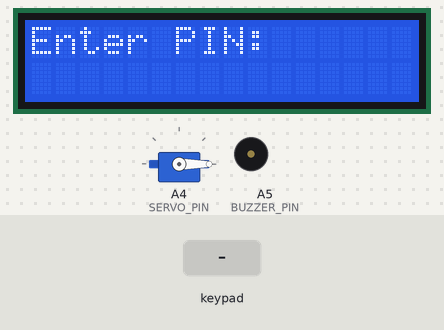
This sketch was run on a simulated Arduino Uno, built with avr-gcc and run on an emulated ATmega328P. Parts: 16×2 character LCD, servo, buzzer (waves = sounding). The inputs (shaded band) are chosen by the test bench. Random numbers use the default seed unless the sketch sets one; EEPROM starts erased.

Above: at 6.2 s.
6.3 s: keypad keys 6 8 9 1 0 # pressed 0.4 s apart
At 8.7 s:
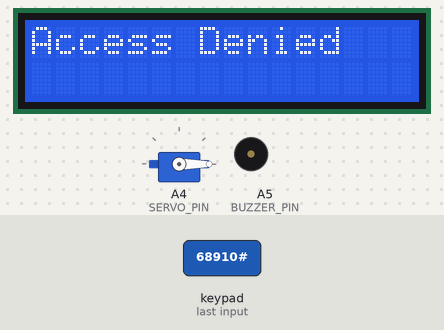
11.4 s: keypad keys 6 8 9 1 0 pressed 0.4 s apart
At 13.9 s:
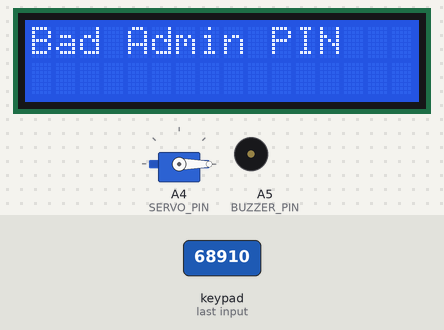
14.9 s: key '1' pressed
At 15.4 s:
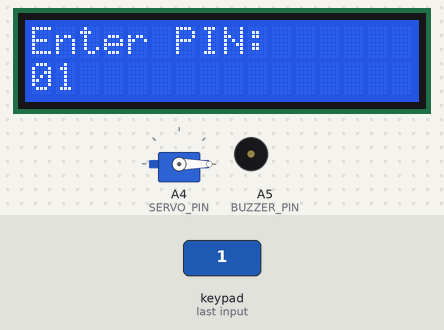
16.5 s: key '2' pressed
At 17.1 s:
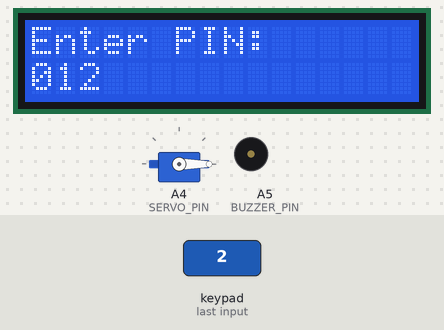
18.0 s: keypad keys 6 8 9 1 0 * pressed 0.4 s apart
At 23.9 s:
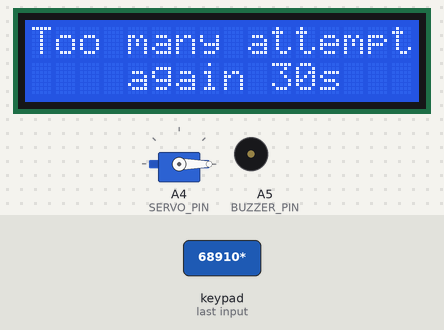
Timing chart, 0 to 25.4 s (numbered marks = the images above; inputs shaded):
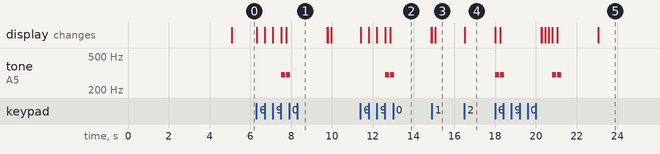

The sketch:

cs2220projectSmartAccessSystem.ino
```cpp
#include <LiquidCrystal.h>
#include <Servo.h>
#include <Keypad.h>
#include <EEPROM.h>

// ─── EEPROM ADDRESSES ─────────────────────────────────────────
#define EEPROM_USER_PIN_ADDR  0   // uses 0 and 1
#define EEPROM_ADMIN_PIN_ADDR 2   // uses 2 and 3

// ─── HARDWARE PINS ────────────────────────────────────────────
LiquidCrystal lcd(12, 11, 5, 4, 3, 2);
Servo        doorServo;
const int    SERVO_PIN  = A4;
const int    BUZZER_PIN = A5;

// ─── KEYPAD SETUP ─────────────────────────────────────────────
const byte ROWS = 4, COLS = 4;
char keys[ROWS][COLS] = {
  {'1','2','3','A'},{'4','5','6','B'},
  {'7','8','9','C'},{'*','0','#','D'}
};
byte rowPins[ROWS] = {6, 8, 9, 10};
byte colPins[COLS] = {A3, A2, A1, A0};
Keypad keypad(makeKeymap(keys), rowPins, colPins, ROWS, COLS);

// ─── ACCESS CONTROL SETTINGS ─────────────────────────────────
int    userPin;                    // numeric
char   userPinStr[5];              // zero-padded ASCII
int    adminPin;                   // numeric
char   adminPinStr[5];             // ASCII
String inputBuffer = "";
int    tries = 0;

const int    MAX_TRIES     = 3;
const unsigned long LOCKOUT_MS    = 30UL*1000;
const unsigned long AUTO_LOCK_MS  = 10UL*1000;

unsigned long lockoutUntil = 0;
unsigned long autoLockTime = 0;

enum Mode { NORMAL, ADMIN_OLD, ADMIN_NEW, ADMIN_CONFIRM };
Mode mode = NORMAL;
char newPinStr[5];

// ─── EEPROM HELPERS ──────────────────────────────────────────
uint16_t readPinFromEEPROM(int addr) {
  uint16_t high = EEPROM.read(addr);
  uint16_t low  = EEPROM.read(addr + 1);
  return (high << 8) | low;
}
void writePinToEEPROM(int addr, uint16_t pin) {
  EEPROM.write(addr,     (pin >> 8) & 0xFF);
  EEPROM.write(addr + 1, pin & 0xFF);
}

// ─── MELODY & ANIMATION ──────────────────────────────────────
int miMelody[]   = {329,329,329,262,329,329,329,262,329,329,329,262,196,329,329,329,262};
int miDur[]      = {200,200,200,600,200,200,200,600,200,200,200,600,600,200,200,200,600};
int marioMelody[]= {659,659,   0,659,   0,523,659,784,   0,392};
int marioDur[]   = {125,125,125,125,125,125,125,125,125,125};
int marchMelody[]= {440,440,440,349,523,440,349,523,440};
int marchDur[]   = {375,125,500,375,125,500,375,125,500};

void playMelody(int *mel, int *dur, int len) {
  for (int i = 0; i < len; i++) {
    if (mel[i] == 0) noTone(BUZZER_PIN);
    else tone(BUZZER_PIN, mel[i], dur[i]);
    delay(dur[i] * 1.2);
  }
  noTone(BUZZER_PIN);
}

void customUnlockAnimation() {
  // cinematic servo sweep + rising whoosh
  for (int pos = 0; pos <= 90; pos += 2) {
    doorServo.write(pos);
    tone(BUZZER_PIN, 200 + pos * 4, 15);
    delay(20);
  }
  delay(200);
  // random theme
  switch (random(3)) {
    case 0: playMelody(miMelody,    miDur,    sizeof(miMelody)/sizeof(int));    break;
    case 1: playMelody(marioMelody, marioDur, sizeof(marioMelody)/sizeof(int)); break;
    case 2: playMelody(marchMelody, marchDur, sizeof(marchMelody)/sizeof(int)); break;
  }
  noTone(BUZZER_PIN);
}

void warningBeep() {
  tone(BUZZER_PIN, 300, 200);
  delay(250);
  tone(BUZZER_PIN, 300, 200);
}

// ─── PIN GENERATION ──────────────────────────────────────────
void generateUserPin() {
  randomSeed(analogRead(A0));
  userPin = random(1000, 10000);
  snprintf(userPinStr, sizeof(userPinStr), "%04d", userPin);
}

// ─── SETUP ───────────────────────────────────────────────────
void setup() {
  lcd.begin(16,2);
  Serial.begin(9600);

  // — Load or initialize Admin PIN —
  uint16_t storedAdmin = readPinFromEEPROM(EEPROM_ADMIN_PIN_ADDR);
  if (storedAdmin >= 1000 && storedAdmin < 10000) {
    adminPin = storedAdmin;
  } else {
    adminPin = 1234;
    writePinToEEPROM(EEPROM_ADMIN_PIN_ADDR, adminPin);
  }
  snprintf(adminPinStr, sizeof(adminPinStr), "%04d", adminPin);

  // — Load or generate User PIN —
  uint16_t storedUser = readPinFromEEPROM(EEPROM_USER_PIN_ADDR);
  if (storedUser >= 1000 && storedUser < 10000) {
    userPin = storedUser;
  } else {
    generateUserPin();
    writePinToEEPROM(EEPROM_USER_PIN_ADDR, userPin);
  }
  snprintf(userPinStr, sizeof(userPinStr), "%04d", userPin);

  // Show User PIN once
  lcd.print("Your PIN is:");
  lcd.setCursor(0,1);
  lcd.print(userPinStr);
  delay(5000);

  // Prompt entry
  lcd.clear();
  lcd.print("Enter PIN:");
  lcd.setCursor(0,1);

  // Init servo + buzzer
  doorServo.attach(SERVO_PIN);
  doorServo.write(0);
  pinMode(BUZZER_PIN, OUTPUT);
}

// ─── MAIN LOOP ───────────────────────────────────────────────
void loop() {
  unsigned long now = millis();

  // Auto-relock
  if (autoLockTime && now >= autoLockTime) {
    doorServo.write(0);
    lcd.clear(); lcd.print("Door Locked");
    delay(2000);
    mode = NORMAL;
    tries = 0;
    autoLockTime = 0;
    lcd.clear(); lcd.print("Enter PIN:"); lcd.setCursor(0,1);
    return;
  }

  // Lock-out
  if (lockoutUntil) {
    if (now < lockoutUntil) return;
    lockoutUntil = 0;
    tries = 0;
    mode = NORMAL;
    lcd.clear(); lcd.print("Enter PIN:"); lcd.setCursor(0,1);
  }

  // Read key
  char k = keypad.getKey();
  if (!k) return;

  // Clear entry
  if (k == '*') {
    inputBuffer = "";
    lcd.setCursor(0,1); lcd.print("    "); lcd.setCursor(0,1);
    return;
  }

  // Enter Admin Mode
  if (mode == NORMAL && k == '#') {
    mode = ADMIN_OLD;
    inputBuffer = "";
    lcd.clear(); lcd.print("Enter Admin PIN"); lcd.setCursor(0,1);
    return;
  }

  // Only digits
  if (k < '0' || k > '9') return;
  inputBuffer += k;
  lcd.print(k);

  // On 4 digits, dispatch by mode
  if (inputBuffer.length() == 4) {
    switch (mode) {
      // ─ NORMAL PIN CHECK & UNLOCK ─────────
      case NORMAL:
        if (inputBuffer == userPinStr) {
          lcd.clear(); lcd.print("Access Granted");
          customUnlockAnimation();
          autoLockTime = now + AUTO_LOCK_MS;
        } else {
          tries++;
          warningBeep();
          lcd.clear(); lcd.print("Access Denied");
          delay(2000);
          if (tries >= MAX_TRIES) {
            lockoutUntil = now + LOCKOUT_MS;
            lcd.clear();
            lcd.print("Too many attempts");
            lcd.setCursor(0,1); lcd.print("Try again 30s");
          } else {
            lcd.clear(); lcd.print("Enter PIN:"); lcd.setCursor(0,1);
          }
        }
        break;

      // ─ ADMIN: VERIFY OLD ADMIN PIN ────────
      case ADMIN_OLD:
        if (inputBuffer == adminPinStr) {
          mode = ADMIN_NEW;
          lcd.clear(); lcd.print("Enter New PIN"); lcd.setCursor(0,1);
        } else {
          warningBeep();
          lcd.clear(); lcd.print("Bad Admin PIN");
          delay(2000);
          mode = NORMAL;
          lcd.clear(); lcd.print("Enter PIN:"); lcd.setCursor(0,1);
        }
        break;

      // ─ ADMIN: ENTER NEW USER PIN ──────────
      case ADMIN_NEW:
        strncpy(newPinStr, inputBuffer.c_str(), 5);
        mode = ADMIN_CONFIRM;
        lcd.clear(); lcd.print("Confirm New PIN"); lcd.setCursor(0,1);
        break;

      // ─ ADMIN: CONFIRM & STORE USER PIN ────
      case ADMIN_CONFIRM:
        if (inputBuffer == newPinStr) {
          // Update in RAM & EEPROM
          strncpy(userPinStr, newPinStr, 5);
          userPin = atoi(userPinStr);
          writePinToEEPROM(EEPROM_USER_PIN_ADDR, userPin);

          lcd.clear(); lcd.print("PIN Changed!");
          delay(2000);
        } else {
          warningBeep();
          lcd.clear(); lcd.print("Mismatch!");
          delay(2000);
        }
        mode = NORMAL;
        tries = 0;
        lcd.clear(); lcd.print("Enter PIN:"); lcd.setCursor(0,1);
        break;
    }
    // Reset for next
    inputBuffer = "";
    lcd.setCursor(0,1); lcd.print("    "); lcd.setCursor(0,1);
  }
}
```

Measured:
- after the input at 6.3 s, tone on A5 (BUZZER_PIN): alternates 300 Hz for 0.20 s and silent for 0.05 s, 4 changes in all, then stays silent, starting after 1.2 s; the display: first changes at once (image 1 shows a later state)
- after the input at 11.4 s, tone on A5 (BUZZER_PIN): alternates 300 Hz for 0.20 s and silent for 0.05 s, 4 changes in all, then stays silent, starting after 1.2 s; the display: first changes at once (image 2 shows a later state)
- after the input at 14.9 s, the display: changes after 0.16 s (image 3)
- after the input at 16.5 s, the display: changes at once (image 4)
- after the input at 18.0 s, tone on A5 (BUZZER_PIN): plays 300 Hz for 0.20 s, 300 Hz for 0.20 s, 300 Hz for 0.20 s, 300 Hz for 0.20 s, starting at once; the display: first changes at once (image 5 shows a later state)
